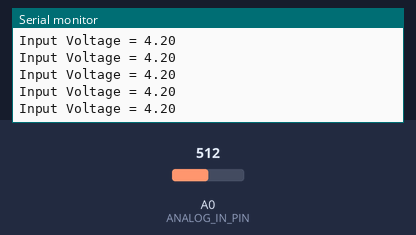
Simulated run of this program. Board: Arduino Uno, built with avr-gcc and run on an emulated ATmega328P. Shown: the last lines printed to the serial monitor. The inputs (shaded band) are chosen by the test bench; at power-on: A0 (ANALOG_IN_PIN) = 512.

Above: at 6.2 s.
6.3 s: A0 (ANALOG_IN_PIN) set to 716
At 6.69 s:
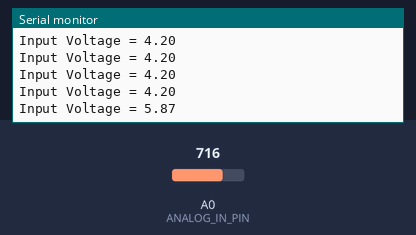
9.3 s: A0 (ANALOG_IN_PIN) set to 900
At 9.44 s:
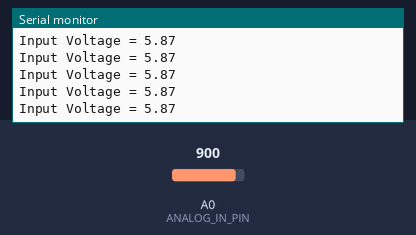
Timing chart, 0 to 12.3 s (numbered marks = the images above; inputs shaded):
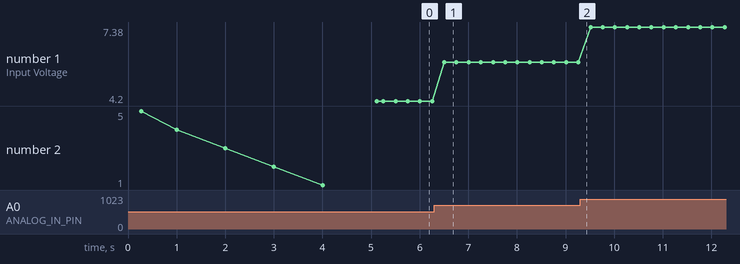

The program:

main.cpp
```cpp
#include <Arduino.h>

#ifndef MONITOR_SPEED
#define MONITOR_SPEED 115200
#endif

int ref_read = 1024;

const uint8_t ANALOG_IN_PIN = 0;

const double ref_v = 4.2;

void setup() {
  // Setup Serial Monitor
  Serial.begin(MONITOR_SPEED);
  Serial.println("DC Voltage Test");
  Serial.print("Supply ");
  Serial.print(ref_v);
  Serial.println("v for Callibration");
  for (size_t i = 0; i < 5; i++) {
    Serial.println(5 - i);
    delay(1000);
  };
  ref_read = analogRead(ANALOG_IN_PIN);
  Serial.print("Callibrated as ");
  Serial.println(ref_read);
}

void loop() {
  double v = analogRead(ANALOG_IN_PIN) / ((ref_read / ref_v));

  // Print results to Serial Monitor to 2 decimal places
  Serial.print("Input Voltage = ");
  Serial.println(v);

  // Short delay
  delay(250);
}
```

Measured:
- after the input at 6.3 s, the serial monitor: prints a new line after 0.21 s (image 1)
- plotted number 1: 4.2 → 5.87 after the input at 6.3 s, 5.87 → 7.38 after the input at 9.3 s
